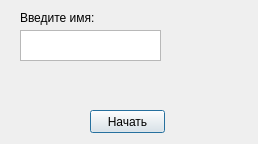
<?xml version="1.0" encoding="UTF-8"?>
<ui version="4.0">
 <class>Dialog</class>
 <widget class="QDialog" name="Dialog">
  <property name="geometry">
   <rect>
    <x>0</x>
    <y>0</y>
    <width>258</width>
    <height>144</height>
   </rect>
  </property>
  <property name="windowTitle">
   <string>Dialog</string>
  </property>
  <widget class="QLabel" name="label">
   <property name="geometry">
    <rect>
     <x>20</x>
     <y>10</y>
     <width>91</width>
     <height>16</height>
    </rect>
   </property>
   <property name="text">
    <string>Введите имя:</string>
   </property>
  </widget>
  <widget class="QPushButton" name="btn_start">
   <property name="geometry">
    <rect>
     <x>90</x>
     <y>110</y>
     <width>75</width>
     <height>23</height>
    </rect>
   </property>
   <property name="text">
    <string>Начать</string>
   </property>
  </widget>
  <widget class="QLabel" name="warning_label">
   <property name="geometry">
    <rect>
     <x>20</x>
     <y>70</y>
     <width>161</width>
     <height>31</height>
    </rect>
   </property>
   <property name="styleSheet">
    <string notr="true">color: rgb(255, 0, 0);</string>
   </property>
   <property name="text">
    <string/>
   </property>
  </widget>
  <widget class="QTextBrowser" name="main_name">
   <property name="geometry">
    <rect>
     <x>20</x>
     <y>30</y>
     <width>141</width>
     <height>31</height>
    </rect>
   </property>
   <property name="font">
    <font>
     <pointsize>10</pointsize>
    </font>
   </property>
   <property name="cursor" stdset="0">
    <cursorShape>PointingHandCursor</cursorShape>
   </property>
   <property name="readOnly">
    <bool>false</bool>
   </property>
  </widget>
 </widget>
 <resources/>
 <connections/>
</ui>
